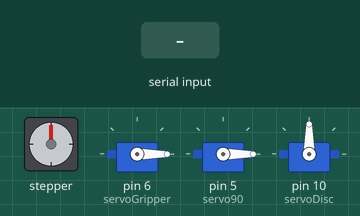
Recording of a sketch running on a simulated Arduino Uno, built with avr-gcc and run on an emulated ATmega328P. Shown: stepper motor, 3 × servo. Wiring (inferred from the names in the program): stepper motor driver (200 steps per turn assumed): step pin 8; direction pin 9. Inputs (shaded band) come from the test bench. What the sketch prints to the serial monitor is not drawn.

Above: at 3.2 s.
3.3 s: "1\n" received over Serial
At 8.5 s:
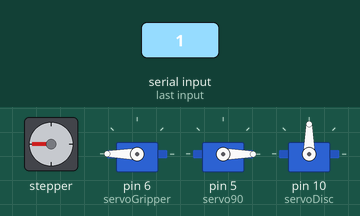
At 12.6 s:
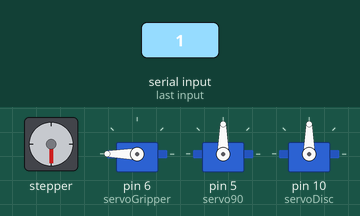
Timing chart, 0 to 18.3 s (numbered marks = the images above; inputs shaded):
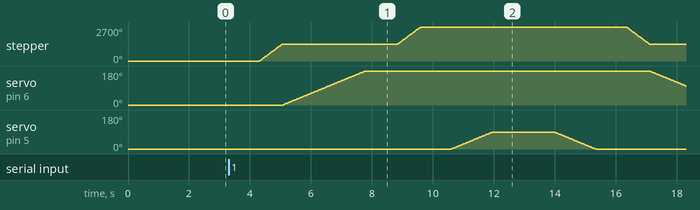

The sketch:

code_Nov21__v1.ino
```cpp
#include <Servo.h>

#define stepPin 8
#define dirPin 9

const int stepsPerRotation = 200;  // Number of steps for one rotation
const float leadOfScrew = 8.0;  // Distance the nut moves for one rotation in mm
bool moved = false;  // Flag to ensure the motor moves only once
bool busy = false;  // Flag to indicate if the system is busy

Servo servoGripper;
Servo servo90;
Servo servoDisc;
int currentStation = 1;  // Variable to keep track of the current station

void setup() {
  pinMode(stepPin, OUTPUT);
  pinMode(dirPin, OUTPUT);
  Serial.begin(9600);

  servoGripper.attach(6); // Attach the servoGripper on digital pin 6
  servo90.attach(5);      // Attach the servo90 on digital pin 5
  servoDisc.attach(10);   // Attach the servoDisc on digital pin 10

  // Home the servos by setting them to 0 degrees
  servoGripper.write(0);
  servo90.write(0);
  servoDisc.write(90);    // Initial position for servoDisc
  delay(2000); // Wait a bit to ensure servos have reached the home position
  Serial.println("Ready");
}

void operateServoDisc(int targetStation) {
  int delayTime = 0;

  if (targetStation == currentStation) {
    delayTime = 0;
  } else {
    int distance = targetStation - currentStation;
    if (distance < 0) {
      distance += 3; // Wrap around for negative distances
    }

    switch(distance) {
      case 1:
        delayTime = 350;
        break;
      case 2:
        delayTime = 700;
        break;
      case 0:
        delayTime = 1050;
        break;
    }
  }

  servoDisc.write(80);
  delay(delayTime);
  servoDisc.write(90); // Return to initial position after delay

  currentStation = targetStation;
}

void moveUpward(float distance_mm) {
  int steps = (int)((distance_mm / leadOfScrew) * stepsPerRotation);
  digitalWrite(dirPin, HIGH); // Assuming HIGH direction is upwards, change if necessary

  for(int i = 0; i < steps; i++) {
    digitalWrite(stepPin, HIGH);
    delayMicroseconds(500); // Adjust delay for speed control
    digitalWrite(stepPin, LOW);
    delayMicroseconds(500); // Adjust delay for speed control
  }
}

void moveDownward(float distance_mm) {
  int steps = (int)((distance_mm / leadOfScrew) * stepsPerRotation);
  digitalWrite(dirPin, LOW); // Assuming LOW direction is downwards, change if necessary

  for(int i = 0; i < steps; i++) {
    digitalWrite(stepPin, HIGH);
    delayMicroseconds(500); // Adjust delay for speed control
    digitalWrite(stepPin, LOW);
    delayMicroseconds(500); // Adjust delay for speed control
  }
}


void extendServoGripper() {
  for(int pos = 0; pos <= 180; pos++) {
    servoGripper.write(pos);
    delay(15);
  }

  delay(1000);
}

void retractServoGripper() {
  for(int pos = 180; pos >= 0; pos--) {
    servoGripper.write(pos);
    delay(15);
  }

  delay(1000);
}

void turnServo90() {
  for(int pos = 0; pos <= 90; pos++) {
    servo90.write(pos);
    delay(15);
  }

  delay(1000);  // Wait for 1 second at 90 degrees
}

void returnServo90() {
  for(int pos = 90; pos >= 0; pos--) {
    servo90.write(pos);
    delay(15);
  }

  delay(1000);  // Wait for 1 second at 90 degrees
}

void loop() {
  // Check if new data is available on the serial port and system is not busy
  if (Serial.available() > 0 && !busy) {
    int targetStation = Serial.parseInt(); // Read input from serial monitor

    // Check if the input is one of the valid stations
    if (targetStation >= 1 && targetStation <= 3) {
      busy = true;  // Set the system to busy
      operateServoDisc(targetStation); // Operate the servo based on the input

      // Execute the following sequence for any valid station
      delay(1000);
      moveUpward(30.0);  // Move stepper motor 30 mm
      extendServoGripper();
      delay(50);
      moveUpward(30.0);
      delay(1000);
      turnServo90();     // Turn servo90 after servoGripper has retracted
      delay(1000);
      returnServo90();
      moveDownward(30.0);
      retractServoGripper();
      moveDownward(30.0);

      busy = false;  // Operation complete, system is not busy anymore

      // Clear the Serial buffer to discard any input received during the operation
      while (Serial.available() > 0) {
        Serial.read();
      }

      Serial.println("Operation complete. Enter next position (1, 2, or 3):");
    }
  }
}
```

Measured:
- after the input at 3.3 s, stepper: turns 1350° clockwise in 0.76 s, then 1350° clockwise in 0.76 s, then 1350° counter-clockwise in 0.76 s; servo on pin 6 (servoGripper): rises from 0° to 180° in 2.7 s, then falls to 100° in 10.5 s; servo on pin 5 (servo90): rises from 0° to 90° in 1.4 s, then falls to 0° in 3.4 s
